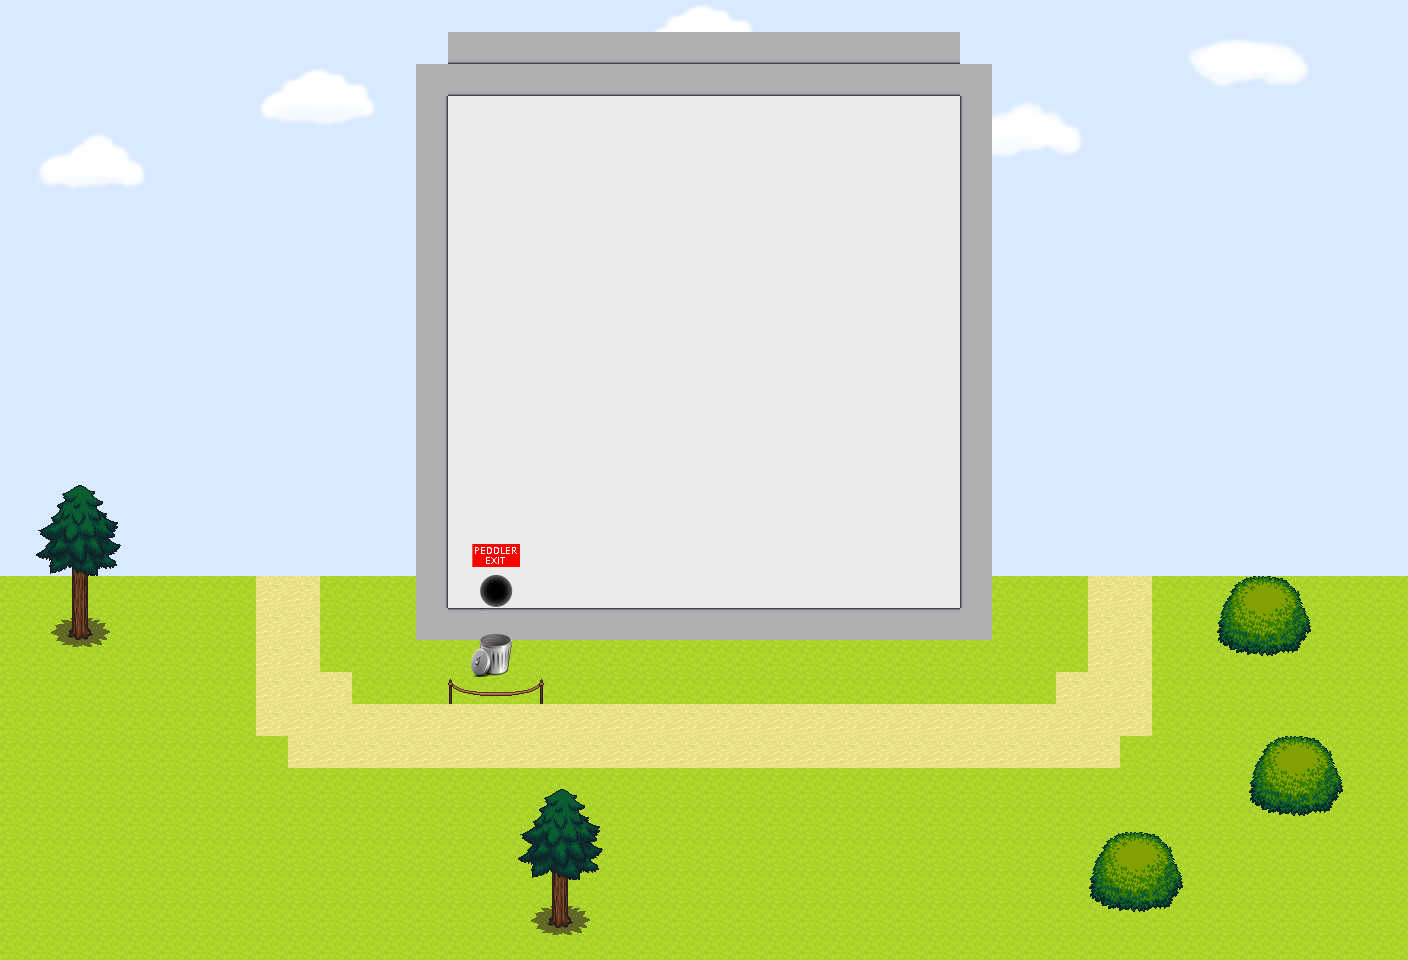

Rendered tile map (Tiled .tmx) drawn with the repository's tilesets; below, a short description and the map source with its tile grids summarised:
An orthogonal 44x30 tile map with 32x32 px tiles, 29 tile layers (exitMain, start, startTrap, startOut, ...), 7 tilesets and 1 object (PeddlerExit).

<map version="1.5" tiledversion="1.7.2" orientation="orthogonal" renderorder="right-down" width="44" height="30" tilewidth="32" tileheight="32" infinite="0" nextlayerid="140" nextobjectid="10">
 <editorsettings>
  <export target="right.json" format="json" />
 </editorsettings>
 <properties>
  <property name="mapCopyright" value="&quot;The Money Bin&quot; by Thoddi is licensed unter CC BY-NC-SA 4.0" />
  <property name="mapDescription" value=" " />
  <property name="mapLink" value=" " />
  <property name="mapName" value="The Money Bin" />
  <property name="script" value="https://static.rc3.world/scripts/default/bundle.js" />
 </properties>
 <tileset firstgid="1" source="../tiles/mapUtilies.tsx" />
 <tileset firstgid="10" source="../tiles/ModernInteriors/Room_Builder_3d_walls_32x32.tsx" />
 <tileset firstgid="1330" source="../tiles/BaseChip_pipo.tsx" />
 <tileset firstgid="2282" source="../tiles/base_out_atlas.tsx" />
 <tileset firstgid="3306" source="../tiles/clouds.tsx" />
 <tileset firstgid="3346" source="../tiles/trashcan.tsx" />
 <tileset firstgid="3371" source="../tiles/Schilder.tsx" />
 <layer id="139" name="exitMain" width="44" height="30">
  <properties>
   <property name="exitUrl" value="../main.json" />
  </properties>
  <data>[1320 cells, 1 non-empty, 1 distinct tile ids]</data>
 </layer>
 <layer id="18" name="start" width="44" height="30">
  <properties>
   <property name="startLayer" type="bool" value="true" />
  </properties>
  <data>[1320 cells, 6 non-empty, 1 distinct tile ids]</data>
 </layer>
 <layer id="135" name="startTrap" width="44" height="30">
  <properties>
   <property name="startLayer" type="bool" value="true" />
  </properties>
  <data>[1320 cells, 1 non-empty, 1 distinct tile ids]</data>
 </layer>
 <layer id="136" name="startOut" width="44" height="30">
  <properties>
   <property name="startLayer" type="bool" value="true" />
  </properties>
  <data>[1320 cells, 2 non-empty, 1 distinct tile ids]</data>
 </layer>
 <layer id="123" name="startRoofFront" width="44" height="30">
  <properties>
   <property name="startLayer" type="bool" value="true" />
  </properties>
  <data>[1320 cells, 1 non-empty, 1 distinct tile ids]</data>
 </layer>
 <layer id="127" name="startRoofRear" width="44" height="30">
  <properties>
   <property name="startLayer" type="bool" value="true" />
  </properties>
  <data>[1320 cells, 1 non-empty, 1 distinct tile ids]</data>
 </layer>
 <layer id="124" name="startPathFront" width="44" height="30">
  <properties>
   <property name="startLayer" type="bool" value="true" />
  </properties>
  <data>[1320 cells, 2 non-empty, 1 distinct tile ids]</data>
 </layer>
 <layer id="128" name="startPathRear" width="44" height="30">
  <properties>
   <property name="startLayer" type="bool" value="true" />
  </properties>
  <data>[1320 cells, 2 non-empty, 1 distinct tile ids]</data>
 </layer>
 <layer id="125" name="exitPathFront" width="44" height="30">
  <properties>
   <property name="exitUrl" value="../main.json#startPathRight" />
  </properties>
  <data>[1320 cells, 15 non-empty, 1 distinct tile ids]</data>
 </layer>
 <layer id="130" name="exitPathRear" width="44" height="30">
  <properties>
   <property name="exitUrl" value="rear.json#startPathRight" />
  </properties>
  <data>[1320 cells, 15 non-empty, 1 distinct tile ids]</data>
 </layer>
 <layer id="126" name="exitRoofFront" width="44" height="30">
  <properties>
   <property name="exitUrl" value="../main.json#startRoofRight" />
  </properties>
  <data>[1320 cells, 1 non-empty, 1 distinct tile ids]</data>
 </layer>
 <layer id="129" name="exitRoofRear" width="44" height="30">
  <properties>
   <property name="exitUrl" value="rear.json#startRoofRight" />
  </properties>
  <data>[1320 cells, 1 non-empty, 1 distinct tile ids]</data>
 </layer>
 <layer id="138" name="exitTrashcan" width="44" height="30">
  <properties>
   <property name="exitUrl" value="right.json#startOut" />
  </properties>
  <data>[1320 cells, 4 non-empty, 4 distinct tile ids]</data>
 </layer>
 <layer id="73" name="Block" width="44" height="30">
  <data>[1320 cells, 122 non-empty, 1 distinct tile ids]</data>
 </layer>
 <layer id="75" name="Grass and Street" width="44" height="30">
  <data>[1320 cells, 528 non-empty, 1 distinct tile ids]</data>
 </layer>
 <layer id="104" name="Sky" width="44" height="30">
  <data>[1320 cells, 792 non-empty, 1 distinct tile ids]</data>
 </layer>
 <layer id="105" name="Clouds" width="44" height="30">
  <data>[1320 cells, 40 non-empty, 32 distinct tile ids]</data>
 </layer>
 <layer id="86" name="Path" width="44" height="30">
  <data>[1320 cells, 72 non-empty, 1 distinct tile ids]</data>
 </layer>
 <layer id="89" name="Trees1" width="44" height="30">
  <data>[1320 cells, 12 non-empty, 6 distinct tile ids]</data>
 </layer>
 <layer id="88" name="Bushes1" width="44" height="30">
  <data>[1320 cells, 18 non-empty, 6 distinct tile ids]</data>
 </layer>
 <layer id="76" name="BinWalls" width="44" height="30">
  <data>[1320 cells, 324 non-empty, 2 distinct tile ids]</data>
 </layer>
 <layer id="80" name="BinWalls2" width="44" height="30">
  <data>[1320 cells, 50 non-empty, 2 distinct tile ids]</data>
 </layer>
 <layer id="82" name="Roof" width="44" height="30">
  <data>[1320 cells, 16 non-empty, 1 distinct tile ids]</data>
 </layer>
 <layer id="133" name="Trashcan2" width="44" height="30">
  <data>[1320 cells, 7 non-empty, 7 distinct tile ids]</data>
 </layer>
 <objectgroup id="17" name="floorLayer">
  <object id="9" name="PeddlerExit" x="484.5" y="612.75" width="23" height="56.25">
   <properties>
    <property name="getBadge" value="2r6I2ggnze4Xct4PzaPDvGaefqnfPFOiqzhG1MWmMuGFJKyyLX" />
   </properties>
  </object>
 </objectgroup>
 <layer id="132" name="Trashcan1" width="44" height="30">
  <data>[1320 cells, 4 non-empty, 4 distinct tile ids]</data>
 </layer>
 <layer id="90" name="Trees2" width="44" height="30">
  <data>[1320 cells, 3 non-empty, 2 distinct tile ids]</data>
 </layer>
 <layer id="91" name="Bushes2" width="44" height="30">
  <data>[1320 cells, 30 non-empty, 24 distinct tile ids]</data>
 </layer>
 <layer id="83" name="BinWallsAbove" width="44" height="30">
  <data>[1320 cells, 18 non-empty, 2 distinct tile ids]</data>
 </layer>
 <layer id="134" name="WallDecoration2" width="44" height="30">
  <data>[1320 cells, 5 non-empty, 5 distinct tile ids]</data>
 </layer>
</map>
